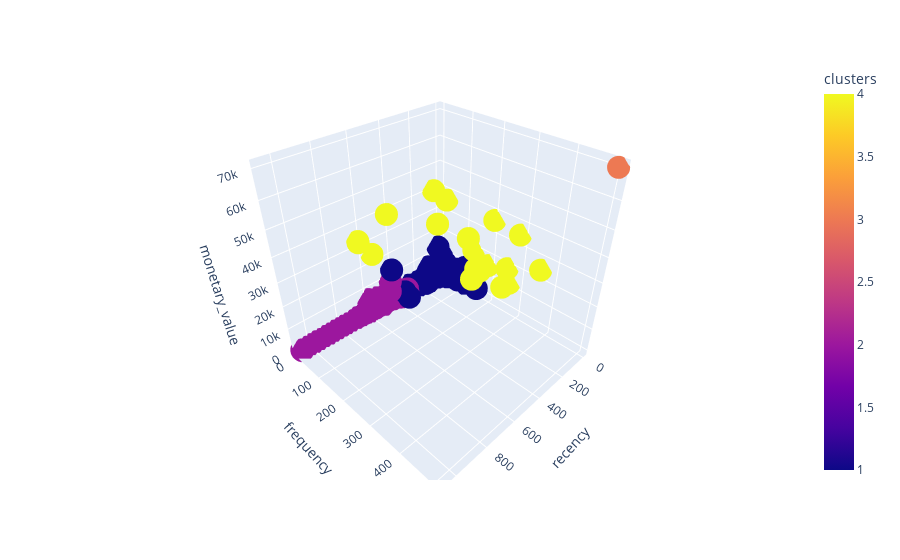

Write notebook code for a chart like this one.
### Code cell
fig = px.scatter_3d(rfm_table, x = 'recency', 
                    y = 'frequency', z = 'monetary_value',
                    color = 'clusters')
  
fig.show()

### Figure 1 — Plotly figure (JSON) as saved in the notebook; plotly's stock layout.template omitted (floating-point values rounded to 4 significant figures; data arrays with more than 128 entries replaced by an {"elided": "..."} marker saying what was removed)
{"data": [{"hovertemplate": "recency=%{x}<br>frequency=%{y}<br>monetary_value=%{z}<br>clusters=%{marker.color}<extra></extra>", "legendgroup": "", "marker": {"color": {"elided": "5924 int values"}, "coloraxis": "coloraxis", "symbol": "circle"}, "mode": "markers", "name": "", "scene": "scene", "showlegend": false, "type": "scatter3d", "x": {"elided": "5924 int values"}, "y": {"elided": "5924 int values"}, "z": {"elided": "5924 float values"}}], "layout": {"coloraxis": {"colorbar": {"title": {"text": "clusters"}}, "colorscale": [[0, "#0d0887"], [0.1111, "#46039f"], [0.2222, "#7201a8"], [0.3333, "#9c179e"], [0.4444, "#bd3786"], [0.5556, "#d8576b"], [0.6667, "#ed7953"], [0.7778, "#fb9f3a"], [0.8889, "#fdca26"], [1, "#f0f921"]]}, "legend": {"tracegroupgap": 0}, "margin": {"t": 60}, "scene": {"domain": {"x": [0, 1], "y": [0, 1]}, "xaxis": {"title": {"text": "recency"}}, "yaxis": {"title": {"text": "frequency"}}, "zaxis": {"title": {"text": "monetary_value"}}}}}
